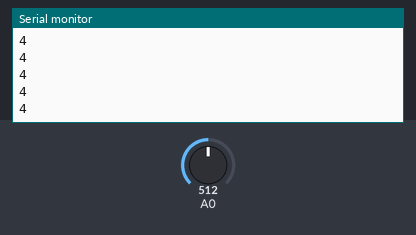
A sketch run on a simulated Arduino Uno, built with avr-gcc and run on an emulated ATmega328P. Parts: the last lines printed to the serial monitor. Inputs (shaded band) come from the test bench; at power-on: A0 = 512.

Above: at 1.2 s.
1.3 s: A0 set to 716
At 2.0 s:
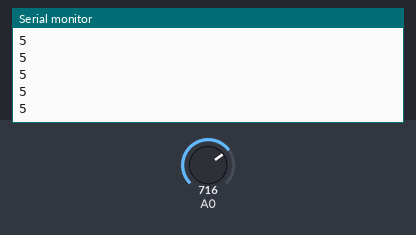
2.8 s: A0 set to 900
At 3.6 s:
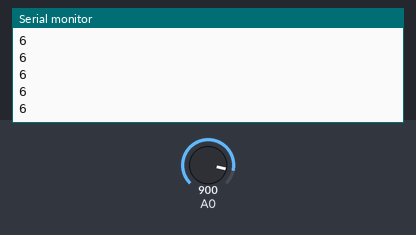
Timing chart, 0 to 5.8 s (numbered marks = the images above; inputs shaded):
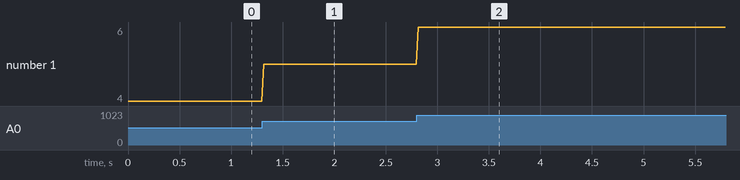

The sketch:

traffic_light.ino
```cpp
// Led pin 3...7

void setup()
{
  Serial.begin(9600);
}

void loop()
{
  int val = analogRead(0);

  int pin = map(val, 0, 1023, 2, 7);

  Serial.println(pin);

  if (pin > 2) {
    digitalWrite(pin, HIGH);
    delay(20);
    digitalWrite(pin, LOW);
  }
}
```

Measured:
- after the input at 1.3 s, the serial monitor: prints a new line at once (image 1)
- after the input at 2.8 s, the serial monitor: prints a new line at once (image 2)
- plotted number 1: 4 → 5 after the input at 1.3 s, 5 → 6 after the input at 2.8 s
